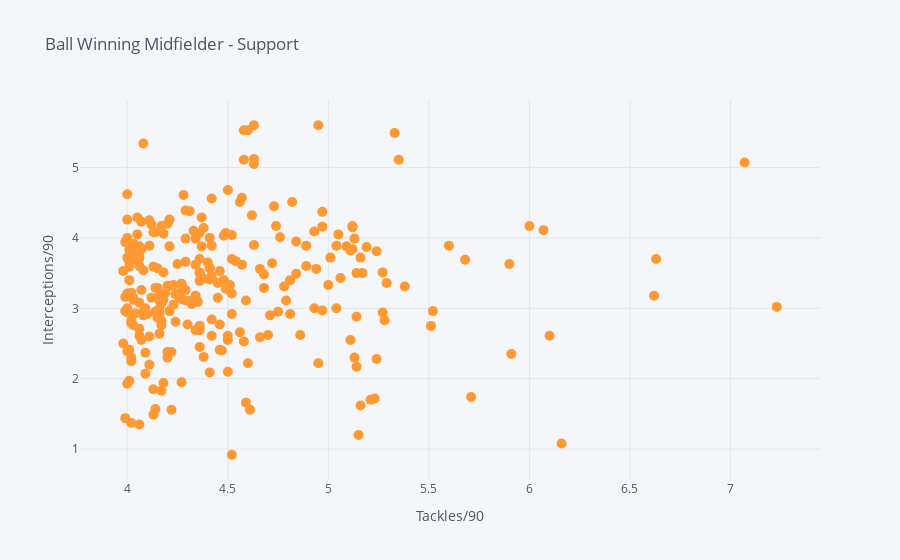

Notebook cell for this chart:
### Code cell
df.iplot(kind='scatter',x='Tck',y='Int/90',
           mode='markers',text='Name',size=10,
          xTitle='Tackles/90',yTitle='Interceptions/90',title='Ball Winning Midfielder - Support')

### Figure 1 — Plotly figure (JSON) as saved in the notebook; plotly's stock layout.template omitted (floating-point values rounded to 4 significant figures; data arrays with more than 128 entries replaced by an {"elided": "..."} marker saying what was removed)
{"data": [{"line": {"color": "rgba(255, 153, 51, 1.0)", "dash": "solid", "shape": "linear", "width": 1.3}, "marker": {"size": 10, "symbol": "circle"}, "mode": "markers", "name": "Int/90", "text": {"elided": "272 str values"}, "type": "scatter", "x": {"elided": "272 float values"}, "y": {"elided": "272 mixed values"}}], "layout": {"legend": {"bgcolor": "#F5F6F9", "font": {"color": "#4D5663"}}, "paper_bgcolor": "#F5F6F9", "plot_bgcolor": "#F5F6F9", "title": {"font": {"color": "#4D5663"}, "text": "Ball Winning Midfielder - Support"}, "xaxis": {"gridcolor": "#E1E5ED", "showgrid": true, "tickfont": {"color": "#4D5663"}, "title": {"font": {"color": "#4D5663"}, "text": "Tackles/90"}, "zerolinecolor": "#E1E5ED"}, "yaxis": {"gridcolor": "#E1E5ED", "showgrid": true, "tickfont": {"color": "#4D5663"}, "title": {"font": {"color": "#4D5663"}, "text": "Interceptions/90"}, "zerolinecolor": "#E1E5ED"}}}
